Frame 1 (no input): blank canvas, image omitted
Frame 60 (no input): blank canvas, image omitted
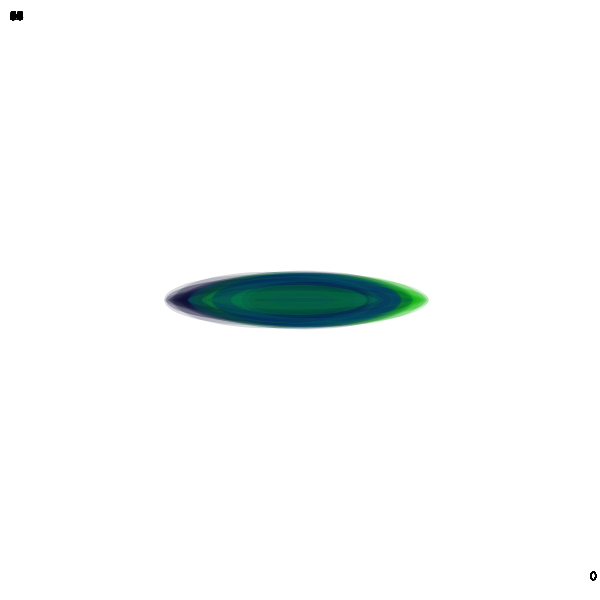
Frame 120 (the mouse pressed at the canvas centre since frame 60)

The p5.js sketch whose frames 1 and 60 were blank and that drew this single picture after the mouse press (run headless with seeded random() and noise() and a simulated clock; from frame 60 on, the mouse is pressed at the canvas centre):

// p5.js sketch
// ── sketch.js
let lls = []; //lotus leaf
let lfs = []; //lotus flower

function setup() {
  createCanvas(600, 600);
  background(255);
}

function draw() {
  noErase();
  // generate
  if (mouseIsPressed) {
    lls.push(new LL(mouseX, mouseY, random(50, 200)));
  }
  if (keyIsPressed && key === "f") {
    lfs.push(new LF(mouseX, mouseY, random(100, 500), random(10, 50)));
  }
  // update and display
  for (let i = 0; i < lls.length; i++) {
    let l = lls[i];
    l.move();
    l.fall();
    l.reappear();
    l.checkEdges();
    l.display();
  }
  for (let i = 0; i < lfs.length; i++) {
    let f = lfs[i];
    f.move();
    f.fall();
    f.reappear();
    erase();
    f.display();
    noErase();
    f.bounce();
  }

  // limit
  //ll
  while (lls.length > 1000) {
    lls.splice(0, 1); // (index, howMany)
  }
  //lf
  while (lfs.length > 6) {
    lfs.splice(0, 1); // (index, howMany)
  }

  // control: if the particle is done, let's remove it!
  // FLIP the FOR LOOP!
  //ll
  for (let i = lls.length - 1; i >= 0; i--) {
    let l = lls[i];
    if (l.isDone) {
      lls.splice(i, 1); // (index, howMany)
    }
  }
  //lf
  for (let i = lfs.length - 1; i >= 0; i--) {
    let f = lfs[i];
    if (f.isDone) {
      lfs.splice(i, 1); // (index, howMany)
    }
  }

  // display the number of the particles
  //ll
  text(lls.length, 10, 20);
  //lf
  text(lfs.length, 590, 580);
}

function mousePressed() {
  //lls.push( new Ball(mouseX, mouseY, random(10, 20)) );
}
//

//ll
class LL {
  constructor(x, y, dia) {
    this.pos = createVector(x, y);
    this.vel = createVector(random(-1, 1), 0);
    //this.vel = p5.Vector.fromAngle( radians(frameCount) );
    //
    this.dia = dia;
    //
    this.r = random(0, 20);
    this.g = random(200);
    this.b = random(0, 160);
    this.a = random(10, 60);
    //
    this.rotSpd = random(0.01, 0.03);
    //
    this.isDone = false;
  }
  move() {
    this.pos.add(this.vel); // pos += vel
    //this.pos.sub()
    //this.pos.mult()
    //this.pos.div(this.vel)
  }
  fall() {
    let acc = createVector(0, 0.5);
    acc = acc - 0.01;
    this.vel.add(acc);
  }
  speedUp() {
    //
  }
  reappear() {
    if (this.pos.x < 0) {
      this.pos.x = width;
    } else if (this.pos.x > width) {
      this.pos.x = 0;
    }
    if (this.pos.y < 0) {
      this.pos.y = height;
    } else if (this.pos.y > height) {
      this.pos.y = 0;
    }
  }
  checkEdges() {
    if (this.pos.x < 0 || this.pos.x > width) {
      this.isDone = true;
    }
    if (this.pos.y < 0 || this.pos.y > height) {
      this.isDone = true;
    }
  }
  display() {
    push();
    translate(this.pos.x, this.pos.y);
    //rotate(frameCount * this.rotSpd);
    noStroke();
    fill(this.r, this.g, this.b, this.a);
    ellipse(0, 0, this.dia, this.dia * random(0.03, 0.3));
    pop();
  }
}

//lf
class LF {
  constructor(x, y, dia) {
    this.pos = createVector(x, y);
    //
    this.vel = createVector(random(-0.2, 0.2), random(-0.2, 0.2));
    //
    this.dia1 = random(1, 1.5);
    this.dia2 = random(1, 1.5);
    //
    this.r = 255;
    this.g = random(80, 120);
    this.b = random(120, 200);
    this.a = random(40, 60);
    //
    this.isDone = false;
    //
    this.rotationAngle = 0;
    //
    this.rotationSpeed = random(-0.5, 0.5);
    //
  }
  bounce() {
    if (this.pos.x < 0 || this.pos.x > width) {
      this.vel.x *= -1;
      this.rotationSpeed *= -1;
    }
    if (this.pos.y < 0 || this.pos.y > height) {
      this.vel.y *= -1;
      this.rotationSpeed *= -1;
    }
  }
  move() {
    this.pos.add(this.vel); // pos += vel

    if (this.rotationAngle > -5 && this.rotationAngle < 5) {
      this.rotationAngle = this.rotationAngle + this.rotationSpeed;
    } else {
      this.rotationSpeed *= -1;
    }
  }
  fall() {
    let acc = createVector(0, 0.5);
    acc = acc - 0.01;
    this.vel.add(acc);
  }
  speedUp() {
    //
  }
  reappear() {
    if (this.pos.x < 0) {
      this.pos.x = width;
    } else if (this.pos.x > width) {
      this.pos.x = 0;
    }
    if (this.pos.y < 0) {
      this.pos.y = height;
    } else if (this.pos.y > height) {
      this.pos.y = 0;
    }
  }
  //checkEdges() {
  //if (this.pos.x < 0 || this.pos.x > width) {
  // this.isDone = true;
  // }
  // if (this.pos.y < 0 || this.pos.y > height) {
  //  this.isDone = true;
  // }
  //  }
  display() {
    push();
    translate(this.pos.x, this.pos.y);
    rotate(radians(this.rotationAngle));
    noStroke();
    fill(this.r, this.g, this.b, this.a);
    scale(0.6 * this.dia1, 0.5 * this.dia2);
    beginShape();
    curveVertex(0, -100);
    curveVertex(0, -100);
    curveVertex(-30, -15);
    curveVertex(-20, 20);
    curveVertex(20, 20);
    curveVertex(30, -15);
    curveVertex(0, -100);
    curveVertex(0, -100);
    endShape();
    scale(0.5, 0.8);
    beginShape();
    curveVertex(0, -100);
    curveVertex(0, -100);
    curveVertex(-30, -15);
    curveVertex(-20, 20);
    curveVertex(20, 20);
    curveVertex(30, -15);
    curveVertex(0, -100);
    curveVertex(0, -100);
    endShape();
    pop();

    push();
    translate(this.pos.x, this.pos.y);
    rotate(radians(this.rotationAngle - 54));
    noStroke();
    fill(this.r, this.g, this.b, this.a);
    scale(0.6 * this.dia1, 0.5 * this.dia2);
    beginShape();
    curveVertex(-5, -110);
    curveVertex(-5, -110);
    curveVertex(-35, -25);
    curveVertex(-25, 10);
    curveVertex(15, 10);
    curveVertex(25, -25);
    curveVertex(-5, -110);
    curveVertex(-5, -110);
    endShape();
    scale(0.5, 0.8);
    beginShape();
    curveVertex(-5, -110);
    curveVertex(-5, -110);
    curveVertex(-35, -25);
    curveVertex(-25, 10);
    curveVertex(15, 10);
    curveVertex(25, -25);
    curveVertex(-5, -110);
    curveVertex(-5, -110);
    endShape();
    pop();

    push();
    translate(this.pos.x, this.pos.y);
    rotate(radians(this.rotationAngle + 54));
    noStroke();
    fill(this.r, this.g, this.b, this.a);
    scale(0.6 * this.dia1, 0.5 * this.dia2);
    beginShape();
    curveVertex(5, -110);
    curveVertex(5, -110);
    curveVertex(-25, -25);
    curveVertex(-15, 10);
    curveVertex(25, 10);
    curveVertex(35, -25);
    curveVertex(5, -110);
    curveVertex(5, -110);
    endShape();
    scale(0.5, 0.8);
    beginShape();
    curveVertex(5, -110);
    curveVertex(5, -110);
    curveVertex(-25, -25);
    curveVertex(-15, 10);
    curveVertex(25, 10);
    curveVertex(35, -25);
    curveVertex(5, -110);
    curveVertex(5, -110);
    endShape();
    pop();

    push();
    translate(this.pos.x, this.pos.y);
    rotate(radians(this.rotationAngle - 81));
    noStroke();
    fill(this.r, this.g, this.b, this.a);
    scale(0.3 * this.dia1, 0.4 * this.dia2);
    beginShape();
    curveVertex(-25, -110);
    curveVertex(-25, -110);
    curveVertex(-55, -25);
    curveVertex(-45, 10);
    curveVertex(-5, 10);
    curveVertex(5, -25);
    curveVertex(-25, -110);
    curveVertex(-25, -110);
    endShape();
    pop();

    push();
    translate(this.pos.x, this.pos.y);
    rotate(radians(this.rotationAngle + 81));
    noStroke();
    noStroke();
    fill(this.r, this.g, this.b, this.a);
    scale(0.3 * this.dia1, 0.4 * this.dia2);
    beginShape();
    curveVertex(25, -110);
    curveVertex(25, -110);
    curveVertex(-5, -25);
    curveVertex(5, 10);
    curveVertex(45, 10);
    curveVertex(55, -25);
    curveVertex(25, -110);
    curveVertex(25, -110);
    endShape();
    pop();
  }
}
